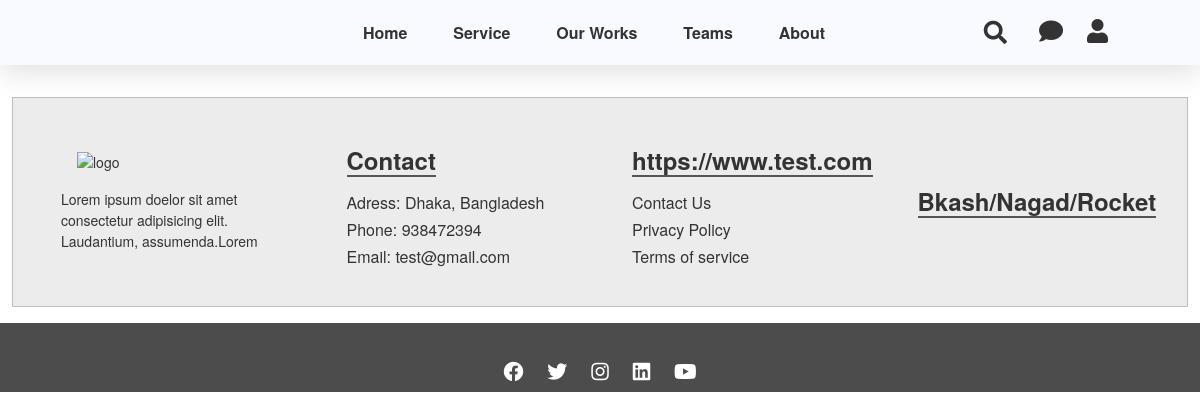
The app's page /status/ with its own data.
### second_app/models.py (models this page shows)
class Footer(models.Model):
    footer_quotes = models.TextField(max_length=999, null=True, blank=True)
    footer_contact_title = models.CharField(max_length=255, null=True, blank=True)
    address = models.CharField(max_length=255, null=True, blank=True)
    phone = models.CharField(max_length=255, null=True, blank=True)
    email = models.EmailField(max_length=255, null=True, blank=True, )
    footer_links_title = models.CharField(max_length=255, null=True, blank=True)
    footer_payment_title = models.CharField(max_length=255, null=True, blank=True)
    payment_logo = models.FileField(upload_to='homeimages', null=True, blank=True)
    footer_facebook_link = models.URLField(max_length=999, null=True, blank=True)
    footer_instagram_link = models.URLField(max_length=999, null=True, blank=True)
    footer_twitter_link = models.URLField(max_length=999, null=True, blank=True)
    footer_linkedin_link = models.URLField(max_length=999, null=True, blank=True)
    footer_youtube_link = models.URLField(max_length=999, null=True, blank=True)

### second_app/views.py (the view, shortened to what this page needs)
# urls.py: path('status/', views.complete, name="complete"),
@csrf_exempt
def complete(request):
    return render(request, "complete.html", context={})

### core/custommodelserver.py (called while the page is built)
def headfoot(request):
    headerr = Header.objects.last()
    context = {
        'headerr':headerr,
    }
    return context

### dashboard_app/custommodel.py (called while the page is built)
def footer(request):
    footer = Footer.objects.last()
    context = {
        'footer':footer
    }
    return context

### templates/complete.html (shortened to what this page needs)
{% extends 'core/base.html' %}
{% load static %}

### core/templates/core/base.html (shortened to what this page needs)
{% load static %}
<!doctype html>
<html lang="en">
<head>
    <link href="https://cdn.jsdelivr.net/npm/bootstrap@5.0.1/dist/css/bootstrap.min.css" rel="stylesheet"
>
    <link rel="stylesheet" href="{% static 'assest/style.css' %}">
    <link rel="stylesheet" href="https://unpkg.com/swiper/swiper-bundle.min.css" />
    <link rel="stylesheet" href="https://use.fontawesome.com/releases/v5.15.3/css/all.css"
>
    <link rel="stylesheet" href="https://cdnjs.cloudflare.com/ajax/libs/jquery-modal/0.9.1/jquery.modal.min.css" />
</head>
<body>
    <div class="main">
        <header>
            <div class="container-fluid">
                <div class="row header_row">
                    <div class="col-3 hlogo">
                        <div class="logo">
                        </div>
                    </div>
                    <div class="col-6 nav" id="nav">
                        <ul class="navbar-nav">
                            <li class="nav-item">{% url 'home' as home %}<a
                                    class="nav-link {% if request.path == home %}active{% endif %}"
                                    href="{% url 'index' %}">Home</a></li>
                            <li class="nav-item">{% url 'service' as service %}<a
                                    class="nav-link {% if request.path == service %}active{% endif %}"
                                    href="{% url 'service' %}">Service</a></li>
                            <li class="nav-item">{% url 'works' as works %}<a
                                    class="nav-link {% if request.path == our_work %}active{% endif %}"
                                    href="{% url 'our_work' %}">Our Works</a></li>
                            <li class="nav-item">{% url 'teams' as teams %}<a
                                    class="nav-link {% if request.path == teams %}active{% endif %}"
                                    href="{% url 'team_member' %}">Teams</a></li>
                            <li class="nav-item">{% url 'aboutus' as aboutus %}<a
                                    class="nav-link {% if request.path == aboutus %}active{% endif %}"
                                    href="{% url 'about_us' %}">About</a></li>
                        </ul>
                    </div>
                    <div class="col-3 headericonCon">
                        <div class="search-box">
                            <button class="btn-search btn-search-pc"><i class="fas fa-search"></i></button>
                            <input type="text" class="input-search" placeholder="Type to Search...">
                        </div>
                        <div class="icons">
                            <a href="#" target="_blank"><i class="fas fa-comment"></i></a>
                            <a href="{% url 'login' %}"> <i class="fas fa-user"></i></a>
                        </div>
                    </div>
                </div>
            </div>
        </header>
        <div class="container-fluid">
            <div class="row footer section">
                <div class="col-12">
                    <img src="/media/homeimages/logo.png" alt="logo" class="img-fluid logo">
                    <p>{{ footer.footer_quotes }}</p>
                </div>
                <div class="col-12 contacts">
                    <h4 class="text-center">Contact</h4>
                    <h6>Adress: {{ footer.address }}</h6>
                    <h6>Phone: {{ footer.phone }}</h6>
                    <h6>Email: {{ footer.email }}</h6>
                </div>
                <div class="col-12 usefulLinks">
                    <h4 class="text-center">{{ footer.footer_links_title }}</h4>
                    <h6><a href="{% url 'contactus' %}">Contact Us</a></h6>
                    <h6><a href="">Privacy Policy</a></h6>
                    <h6><a href="">Terms of service</a></h6>
                </div>
                <div class="col-12">
                    <h4>{{ footer.footer_payment_title }}</h4>
                </div>
            </div>
        </div>
    </div>
    <footer class="text-center text-white text-lg-start">
        <div class="text-center p-2" style="background-color: rgba(0, 0, 0, 0.7);">
            <div class="socials">
                {% if footer.footer_facebook_link %}
                <a href="{{ footer.footer_facebook_link }}" class="fab fa-facebook"></a>
                {% endif %}
                {% if footer.footer_twitter_link %}
                <a href="{{ footer.footer_twitter_link }}" class="fab fa-twitter"></a>
                {% endif %}
                {% if footer.footer_instagram_link %}
                <a href="{{ footer.footer_instagram_link }}" class="fab fa-instagram"></a>
                {% endif %}
                {% if footer.footer_linkedin_link %}
                <a href="{{ footer.footer_linkedin_link }}" class="fab fa-linkedin"></a>
                {% endif %}
                {% if footer.footer_youtube_link %}
                <a href="{{ footer.footer_youtube_link }}" class="fab fa-youtube"></a>
                {% endif %}
            </div>
        </div>
    </footer>
</body>
</html>

### static/assest/style.css (style rules this page uses)
:root { --swiper-navigation-size: 33px !important; }
* { margin: 0; padding: 0; box-sizing: border-box; }
body { position: relative; height: 100%; background: #fff; font-family: Helvetica Neue, Helvetica, Arial, sans-serif; font-size: 14px; color: #333; margin: 0; padding: 0; width: 100%; min-height: 100vh; max-width: 1920px; margin: auto; }
.logo { width: 150px; }
.section { margin: 3rem 0; }
a, a:hover { text-decoration: none !important; color: #333; }
header { background: rgb(248, 250, 255); width: 100%; box-shadow: rgba(100, 100, 111, 0.2) 0px 7px 29px 0px; margin-bottom: 5rem; transition: all 0.4s ease; }
.header_row { display: flex !important; justify-content: center; align-items: center; position: relative; transition: all 0.4s ease; height: 65px; }
.header_row .col-6 { display: flex; align-items: center; }
.headericonCon { font-size: 16px; display: flex; justify-content: flex-end; align-items: center; }
.search-box { width: fit-content; height: fit-content; position: relative; display: flex; align-items: center; }
.input-search { height: 2.25em; width: 1.25em; border-style: none; padding: 0 0.25em; font-size: 1em; line-height: 1em; outline: none; border-radius: 25px; transition: all .5s ease-in-out; padding-right: 2.5em; background: transparent; background-color: transparent; }
.input-search::placeholder { font-weight: 100; font-size: 0.85em; }
.btn-search { width: max-content; height: max-content; border-style: none; font-weight: bold; outline: none; cursor: pointer; position: absolute; right: 0.5em; color: #333; background-color: transparent; pointer-events: painted; }
.btn-search i { font-size: 1.45em; line-height: 1.45em; }
.header_row .icons { display: flex; justify-content: flex-end; align-items: center; }
.header_row .icons i { font-size: 1.5em; padding-left: 1em; transition: all 0.4s ease; }
.nav { height: 65px; }
.navbar-nav { flex-direction: row !important; justify-content: space-around; align-items: center; width: 100%; }
.nav-link { color: #333 !important; font-weight: bold; font-size: 1rem; padding: 0.3rem 0.8rem !important; border-radius: 6px; transition: all 0.4s ease; }
.footer { background-color: #e0e0e09e; border: 1px solid #bfbfbf; padding: 1rem; max-width: 100%; margin: 1rem auto; display: flex; justify-content: center; align-items: center; flex-direction: column; text-align: center; }
.footer .col-12 { margin: 1rem auto; }
.footer .logo { margin: 1rem; }
.footer .col-12 h4 { padding: 0; font-weight: 600; margin: 1rem auto; border-bottom: 2px solid #555; width: max-content; }
.footer .usefulLinks h6 { transition: all 0.4s ease; }
footer .fab { text-decoration: none; padding: 10px 10px 0px 10px; font-size: 20px; text-align: center; text-decoration: none; color: #fff; transition: all 0.4s ease; }
@media (min-width:768px) { header { margin-bottom: 2rem; } }
@media (min-width:768px) { .header_row { padding: 0 5rem; } }
@media (min-width:768px) { .footer { flex-direction: row !important; } }
@media (min-width:768px) { .footer .col-12, .footer .col-12 { width: 25% !important; text-align: left; padding-left: 2rem; } }
@media (min-width:768px) { .footer .col-12 h4, .footer .col-12 h4 { margin: 1rem 0; } }

### records on screen
Footer: footer_quotes "Lorem ipsum doelor sit amet consectetur adipisicing elit. Laudantium, assumenda.Lorem", address "Dhaka, Bangladesh", phone "938472394", email "test@gmail.com", footer_links_title "https://www.test.com", footer_payment_title "Bkash/Nagad/Rocket"
